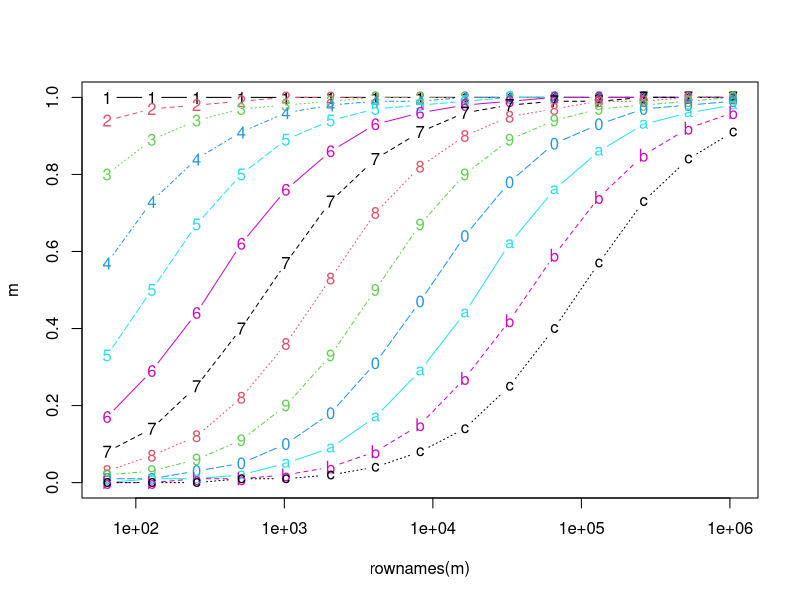

Generate this figure with R:
# scaling equation of efficiency

p <- 2^(0:12)
n <- 2^(6:20)

computeEff <- function(p) {
	Ts <- n
	Tp <-  n/p + (2 * log2(p))
	To <- p*Tp - Ts
	E <- round(1 / (1 + To / Ts), digits=2)
}

computeOhead <- function(n) {
	p <- c(1:32)
	Ts <- n
	Tp <- n/p + 2*p
	To <- p*Tp - Ts
}

computeS <- function(p, n) {
	Ts <- n
	Tp <- n/p + 2*p
	S <- Ts / Tp
}

m <- sapply(p, FUN=computeEff)
rownames(m) <- n
colnames(m) <- p
print(m)
matplot(rownames(m), m, type="b", log="x")
